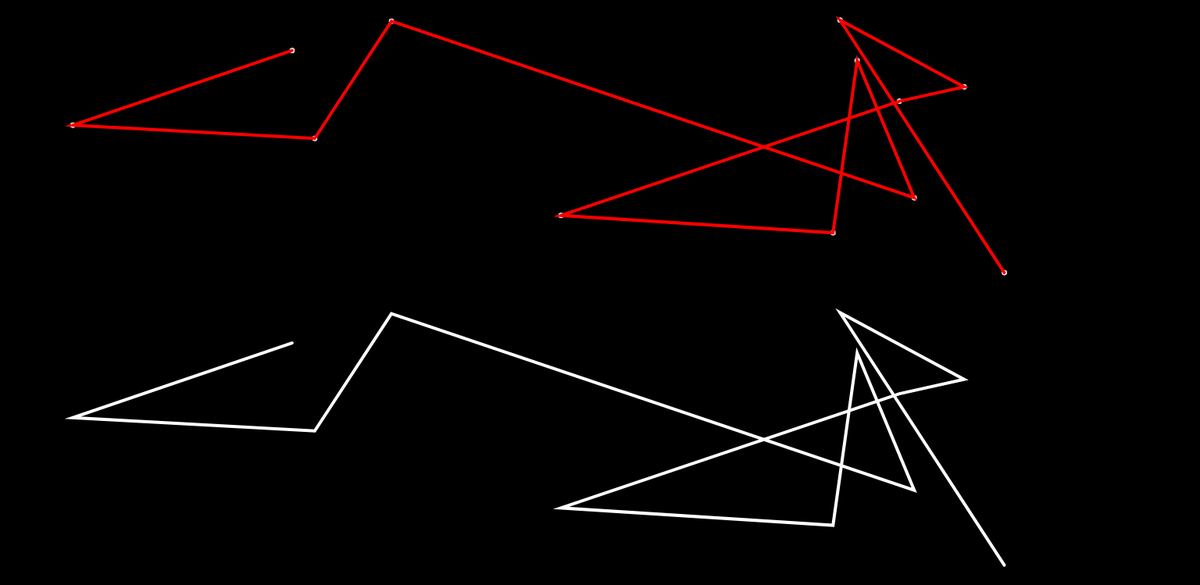
Frame 1 (no input)
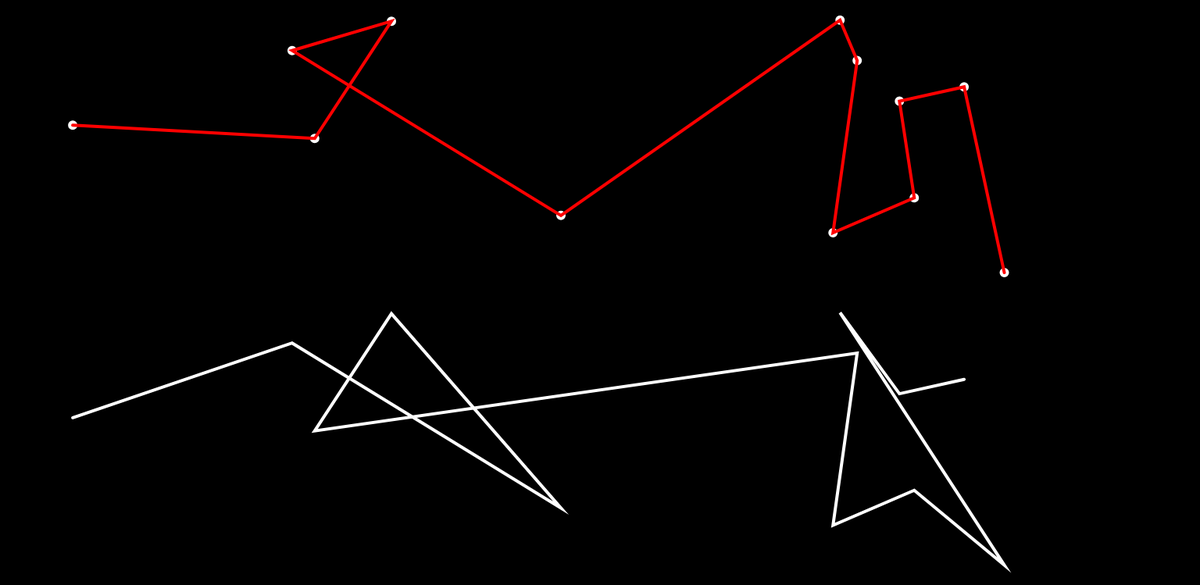
Frame 60 (no input)
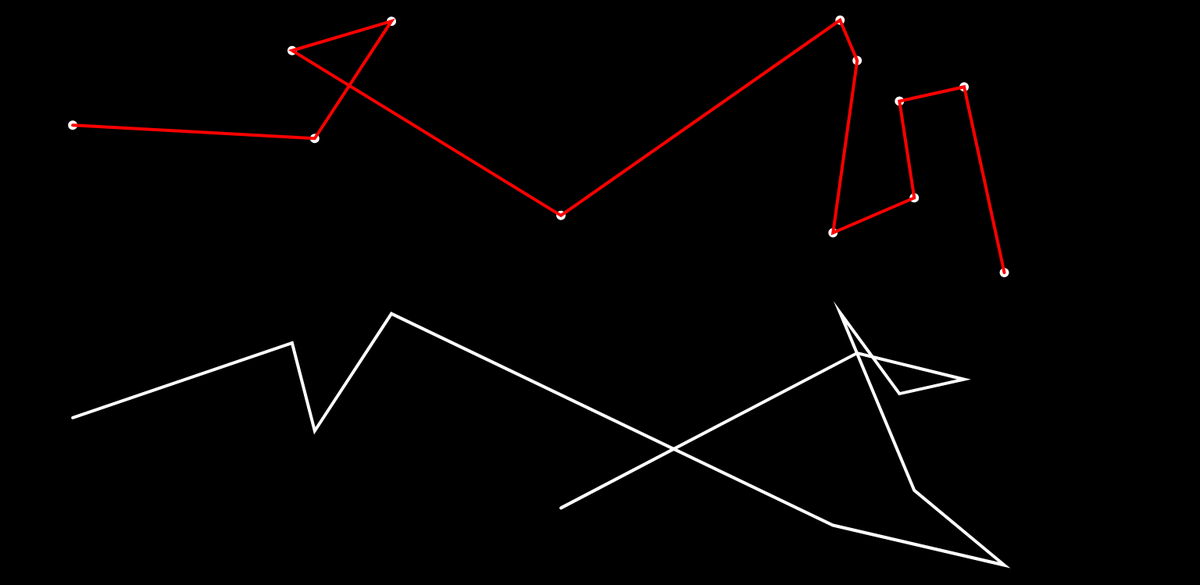
Frame 120 (the mouse pressed at the canvas centre since frame 60)

The p5.js sketch that drew these frames (run headless with seeded random() and noise() and a simulated clock; from frame 60 on, the mouse is pressed at the canvas centre):

// p5.js sketch
// ── sketch.js
//Travelling salesman using genetic algorithm
var cities = [];
var totalCities = 12;
var populationSize = 500;
var population = [];
var fitness = [];
var recordDistance = Infinity;
var bestest;
var curBest;
var sequence = [];
function setup() 
{
  createCanvas(1536, 749);
  for (var i = 0; i < totalCities; i++)
  {
      var v = createVector(random(width), random(height / 2));
      cities[i] = v;
      sequence[i] = i;
  }

  for (var i = 0; i < populationSize; i++)
  {
    population[i] = shuffle(sequence);
  }
}

function draw() 
{
  background(0);

  // Genetic Algorithm
  calcFitness();
  normalizeFitness();
  nextGeneration();

  // Printing the city dots for result
  fill(255);
  for (var i = 0; i < sequence.length; i++)
  {
    ellipse (cities[i].x, cities[i].y, 8, 8);
  }

  // Printing the city path for result
  stroke(255, 0, 0);
  strokeWeight(4);
  noFill();
  beginShape();
  for (var i = 0; i < bestest.length; i++)
  {
    var n = bestest[i];
    vertex (cities[n].x, cities[n].y);
  }
  endShape();

  //Current
  translate(0, height / 2);
  stroke(255);
  strokeWeight(4);
  noFill();
  beginShape();
  for (var i = 0; i < curBest.length; i++)
  {
    var n = curBest[i];
    vertex (cities[n].x, cities[n].y);
  }
  endShape();
}

function swap(a, i, j)
{ 
  var temp = a[i];
  a[i] = a[j];
  a[j] = temp;
}

function calcDistance(points, sequence)
{
  var sum = 0;
  for (var i = 0; i < sequence.length - 1; i++)
  {
    var cityAIndex = sequence[i];
    var cityA = points[cityAIndex];
    var cityBIndex = sequence[i+1];
    var cityB = points[cityBIndex];
    var d = dist(cityA.x, cityA.y, cityB.x, cityB.y);
    sum += d;
  }
  return sum;
}


// ── GeneticAlgo.js
//Reference : https://www.youtube.com/watch?v=9zfeTw-uFCw&list=PLRqwX-V7Uu6bJM3VgzjNV5YxVxUwzALHV

function calcFitness()
{
    var curRec = Infinity;
    for (var i = 0; i < population.length; i++)
    {
        var d = calcDistance(cities, population[i]);
        if (d < recordDistance)
        {
            recordDistance = d;
            bestest = population[i];
        }
        if (d < curRec)
        {
            curRec = d;
            curBest = population[i];
        }
        fitness[i] = 1 / (d + 1);  // +1 for when/if d is zero
    }
}

function normalizeFitness()
{
    var sum = 0;
    for (var i = 0; i < fitness.length; i++)
    {
        sum += fitness[i];
    }
    for (var i = 0; i < fitness.length; i++)
    {
        fitness[i] = fitness[i] / sum;
    }
}

function nextGeneration()
{
    var newPopulation = [];
    for (var i = 0; i < population.length; i++) //for every member of the existing population make a new member of the new population
    {
        var sequenceA = pickOne(population, fitness);
        var sequenceB = pickOne(population, fitness);
        var sequence = crossOver(sequenceA, sequenceB);
        mutate(sequence, 0.01);
        newPopulation[i] = sequence;
    }
    population = newPopulation;
}

function pickOne(list, prob)
{
    var index = 0;
    var r = random(1);
    while(r > 0)
    {
        r = r- prob[index];
        index++;
    }
    index--;
    return list[index].slice();
}

function crossOver(sequenceA, sequenceB)
{
    const start = floor(random(sequenceA.length));
    const end = floor(random(start + 1, sequenceA.length));
    const newSeq = sequenceA.slice(start, end);
    for (var i = 0; i < sequenceB.length; i++)
    {
        const city = sequenceB[i];
        if (!newSeq.includes(city))
        {
            newSeq.push(city);
        }
    }
    return newSeq;
}

function mutate(sequence, mutationRate)
{
    for (var i = 0; i < cities.length; i++)
    {
        if (random(1) < mutationRate)
        {
            var indexA = floor(random(sequence.length));
            var indexB = (indexA + 1) % totalCities;
            swap(sequence, indexA, indexB);
        }
    }
}
